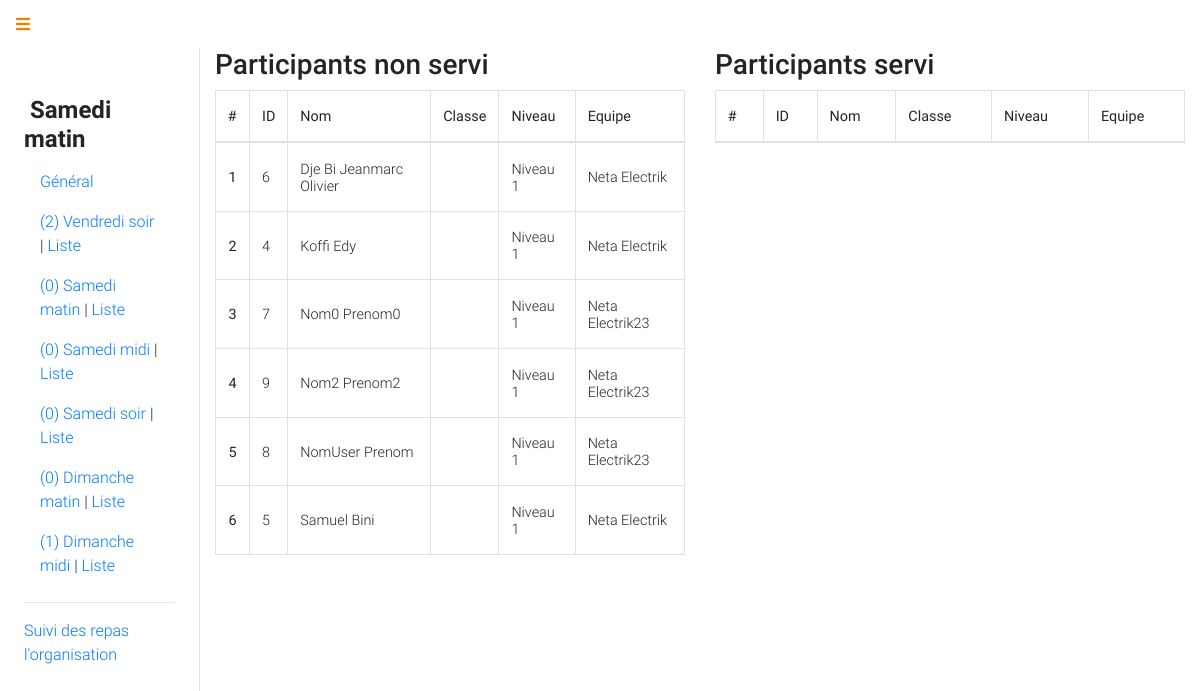
The page /api/eat/stats/samedi/matin/liste on the database its author committed.
### participant/models.py (models this page shows)
class Participant(models.Model):
    user = models.OneToOneField(User, on_delete=models.CASCADE, related_name='participant')
    numero = models.CharField(max_length=8,null=True,blank=True)
    equipe = models.ForeignKey(Equipe, on_delete=models.CASCADE, related_name='participants')
    is_chief = models.BooleanField(default=False)
    def __str__(self):
        self.nom = "{} {}".format(self.user.last_name, self.user.first_name)
        return self.nom

class Equipe(models.Model):
    nom = models.CharField(max_length=150)
    password = models.CharField(max_length=2000)
    salle = models.CharField(
        max_length=20, choices=listes.salles, null=True, blank=True, default="")
    selectionner = models.BooleanField(default=True)
    chef = models.CharField(max_length=150)
    date_creation = models.DateTimeField(
        'date de création', auto_now_add=True)
    niveau = models.CharField(max_length=8, choices=listes.niveau)
    def __str__(self):
        return self.nom

### api/views.py (the view)
# urls.py: path('eat/stats/<str:jour>/<str:periode>/liste', views.stats_liste, name="stats_liste"),
def stats_liste(request,jour="",periode=""):
	if not (jour,periode) in Plat.periode_authorize:
		response['error'] = True
		response['message'] = "La période $(jour)/$(periode) n'est pas prise en charge"
	dates = Plat.get_dates_data()
	momment_label = "{} {}".format(jour,periode)
	paricipant_eat = []
	participant_not_eat = []
	for p in Participant.objects.filter(equipe__selectionner=True).order_by('user__last_name','user__first_name'):
		if p.plats.filter(jour=jour,periode=periode):
			paricipant_eat.append(p)
		else:
			participant_not_eat.append(p)
	return render(request,'organisateur/listes_eat.html',locals())

### api/models.py (called while the page is built)
	@classmethod
	def get_plat_for_period(cls,jour,periode):
		return Plat.objects.filter(jour=jour,periode=periode)

	@classmethod
	def get_data_from_periode(cls,jour,periode):
		total = Participant.objects.filter(equipe__selectionner=True).count()
		conso = Plat.get_plat_for_period(jour,periode).count()
		restants = total - conso
		return {
			"total": total,
			"conso": conso,
			"restants": restants
		}

	@classmethod
	def get_dates_data(cls):
		dates = []
		for date in Plat.periode_authorize:
			j = date[0]
			p = date[1]
			dates.append({
				'label': "{} {}".format(j, p),
				'jour': j,
				'periode': p,
				'data': Plat.get_data_from_periode(j, p)
			})
		return dates

### organisateur/templates/organisateur/listes_eat.html (shortened to what this page needs)
{% extends 'organisateur/base.eat.html' %}
{% block content %}
<div id="menu-btn" class="p-3"><a href="#"><span class="techno-orange"><i class="fa fa-bars"></i></span></a></div>
<div class="container-fluid">
    <div class="row">
        <div id="menu" class="col-sm-12 col-md-2 p-4 pt-5 border-right">
            {% include 'organisateur/nav.eat.html'  %}
        </div>
        <div id="stats" class="col-sm-12 col-md-10">
            <div class="row">
                <div class="col-sm-12 col-md-6">
                    <div class="h3">Participants non servi</div>
                    <table class="table table-bordered ">
                      <thead>
                        <tr>
                          <th scope="col">#</th>
                            <th scope="col">ID</th>
                            <th scope="col">Nom</th>
                            <th scope="col">Classe</th>
                            <th scope="col">Niveau</th>
                            <th scope="col">Equipe</th>
                        </tr>
                      </thead>
                      <tbody>
                        {% for participant in participant_not_eat %}
                            <tr>
                                <th class="text-center" scope="row">{{ forloop.counter }}</th>
                                <td>{{ participant.pk }}</td>
                                <td>{{ participant }}</td>
                                <td class="font-weight-bold">{{ participant.equipe.salle }}</td>
                                <td>{{ participant.equipe.niveau }}</td>
                                <td>{{ participant.equipe }}</td>
                            </tr>
                        {% endfor %}
                      </tbody>
                    </table>
                </div>
                <div class="col-sm-12 col-md-6">
                    <div class="h3">Participants servi</div>
                    <table class="table table-bordered ">
                      <thead>
                        <tr>
                          <th scope="col">#</th>
                            <th scope="col">ID</th>
                            <th scope="col">Nom</th>
                            <th scope="col">Classe</th>
                            <th scope="col">Niveau</th>
                            <th scope="col">Equipe</th>
                        </tr>
                      </thead>
                    </table>
                </div>
            </div>
        </div>
    </div>
</div>
{% endblock %}

### organisateur/templates/organisateur/base.eat.html (style rules this page uses)
.techno-orange { color: #f08000 }

### rows shown on the page
Participant: pk "6", user.first_name "Dje Bi Jeanmarc Olivier", equipe.niveau "Niveau 1", equipe "Neta Electrik"
Participant: pk "4", user.first_name "Koffi Edy", equipe.niveau "Niveau 1", equipe "Neta Electrik"
Participant: pk "7", user.first_name "Nom0 Prenom0", equipe.niveau "Niveau 1", equipe "Neta Electrik23"
Participant: pk "9", user.first_name "Nom2 Prenom2", equipe.niveau "Niveau 1", equipe "Neta Electrik23"
Participant: pk "8", user.first_name "NomUser Prenom", equipe.niveau "Niveau 1", equipe "Neta Electrik23"
Participant: pk "5", user.first_name "Samuel Bini", equipe.niveau "Niveau 1", equipe "Neta Electrik"

### other values the page prints
{{ momment_label |capfirst }} "Samedi matin"
{{ date.data.conso }} "2" "0" "0" "0" "0" "1"
{{ date.label |capfirst }} "Vendredi soir" "Samedi matin" "Samedi midi" "Samedi soir" "Dimanche matin" "Dimanche midi"
